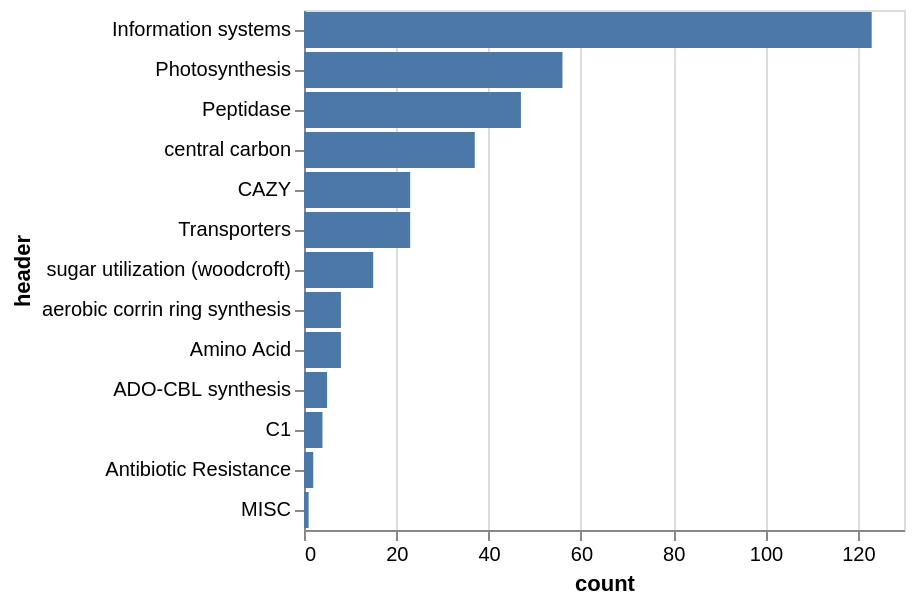

Notebook source saved alongside this figure:
### Code cell
import altair as alt

maraba_count = maraba_count.reset_index()
maraba_count = maraba_count.sort_values(by='count',ascending=False)
maraba_count.to_csv('/MP_Data/Dados_David/viral_analysis/post_processing/votus_definition/dramv_results/maraba_amg_cat.tsv',sep='\t')

mar_chart = alt.Chart(maraba_count).mark_bar().encode(
    alt.X('count:Q'),
    alt.Y('header:N', sort='-x'),
)
mar_chart

### Figure 1 — Vega-Lite specification as saved in the notebook (floating-point values rounded to 4 significant figures)
{"config": {"view": {"continuousWidth": 300, "continuousHeight": 300}}, "data": {"name": "data-438ce067c74b931ba6097971dfda08c3"}, "mark": {"type": "bar"}, "encoding": {"x": {"field": "count", "type": "quantitative"}, "y": {"field": "header", "sort": "-x", "type": "nominal"}}, "$schema": "https://vega.github.io/schema/vega-lite/v6.1.0.json", "datasets": {"data-438ce067c74b931ba6097971dfda08c3": [{"header": "Information systems", "count": 123}, {"header": "Photosynthesis", "count": 56}, {"header": "Peptidase", "count": 47}, {"header": "central carbon", "count": 37}, {"header": "CAZY", "count": 23}, {"header": "Transporters", "count": 23}, {"header": "sugar utilization (woodcroft)", "count": 15}, {"header": "aerobic corrin ring synthesis", "count": 8}, {"header": "Amino Acid", "count": 8}, {"header": "ADO-CBL synthesis", "count": 5}, {"header": "C1", "count": 4}, {"header": "Antibiotic Resistance", "count": 2}, {"header": "MISC", "count": 1}]}}
